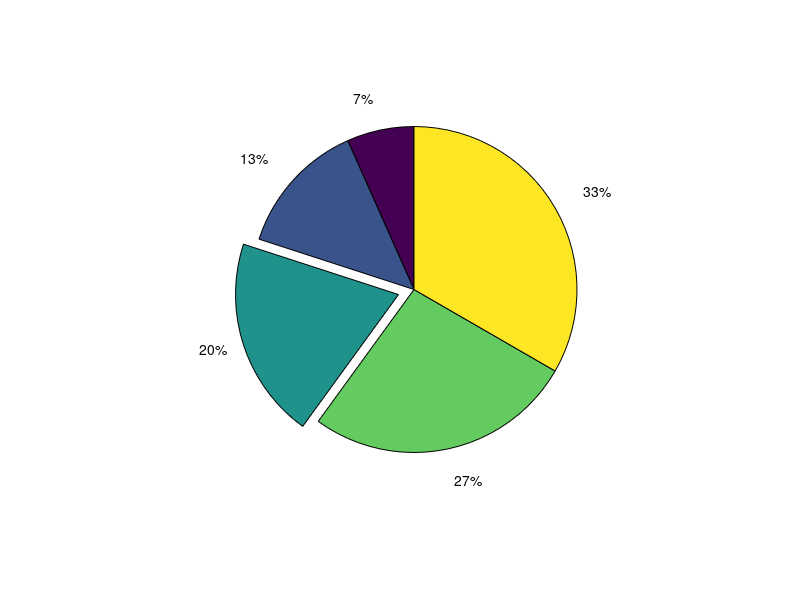

MATLAB code to generate this figure:
%% PIE CHART
Y = 1:5;        % Generate data.
explode = zeros(1,length(Y));
explode(3) = 1; % Determine which piece of the pie to separate.
figure;
pie(Y,explode);